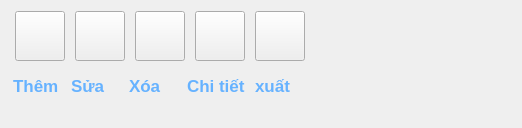
         <widget class="QWidget" name="customer">
          <layout class="QVBoxLayout" name="verticalLayout_8">
           <item>
            <widget class="QWidget" name="widget_14" native="true">
             <property name="maximumSize">
              <size>
               <width>500</width>
               <height>100</height>
              </size>
             </property>
             <layout class="QGridLayout" name="gridLayout_3">
              <property name="leftMargin">
               <number>0</number>
              </property>
              <property name="topMargin">
               <number>0</number>
              </property>
              <property name="rightMargin">
               <number>0</number>
              </property>
              <property name="bottomMargin">
               <number>0</number>
              </property>
              <property name="spacing">
               <number>0</number>
              </property>
              <item row="0" column="0">
               <widget class="QWidget" name="widget_16" native="true">
                <property name="minimumSize">
                 <size>
                  <width>500</width>
                  <height>100</height>
                 </size>
                </property>
                <property name="maximumSize">
                 <size>
                  <width>500</width>
                  <height>100</height>
                 </size>
                </property>
                <layout class="QVBoxLayout" name="verticalLayout_15">
                 <property name="spacing">
                  <number>0</number>
                 </property>
                 <property name="leftMargin">
                  <number>0</number>
                 </property>
                 <property name="topMargin">
                  <number>0</number>
                 </property>
                 <property name="rightMargin">
                  <number>0</number>
                 </property>
                 <property name="bottomMargin">
                  <number>0</number>
                 </property>
                 <item>
                  <layout class="QVBoxLayout" name="verticalLayout_16">
                   <property name="spacing">
                    <number>0</number>
                   </property>
                   <property name="topMargin">
                    <number>0</number>
                   </property>
                   <item>
                    <widget class="QWidget" name="widget_button_4" native="true">
                     <property name="maximumSize">
                      <size>
                       <width>300</width>
                       <height>300</height>
                      </size>
                     </property>
                     <layout class="QHBoxLayout" name="horizontalLayout_9">
                      <property name="spacing">
                       <number>6</number>
                      </property>
                      <property name="leftMargin">
                       <number>0</number>
                      </property>
                      <property name="topMargin">
                       <number>0</number>
                      </property>
                      <property name="rightMargin">
                       <number>0</number>
                      </property>
                      <property name="bottomMargin">
                       <number>0</number>
                      </property>
                      <item>
                       <widget class="QPushButton" name="add_button_4">
                        <property name="minimumSize">
                         <size>
                          <width>50</width>
                          <height>50</height>
                         </size>
                        </property>
                        <property name="maximumSize">
                         <size>
                          <width>50</width>
                          <height>50</height>
                         </size>
                        </property>
                        <property name="text">
                         <string/>
                        </property>
                        <property name="icon">
                         <iconset>
                          <normaloff>image/add_button.svg</normaloff>image/add_button.svg</iconset>
                        </property>
                        <property name="iconSize">
                         <size>
                          <width>50</width>
                          <height>50</height>
                         </size>
                        </property>
                       </widget>
                      </item>
                      <item>
                       <widget class="QPushButton" name="edit_button_4">
                        <property name="minimumSize">
                         <size>
                          <width>50</width>
                          <height>50</height>
                         </size>
                        </property>
                        <property name="maximumSize">
                         <size>
                          <width>50</width>
                          <height>50</height>
                         </size>
                        </property>
                        <property name="text">
                         <string/>
                        </property>
                        <property name="icon">
                         <iconset>
                          <normaloff>image/edit.svg</normaloff>image/edit.svg</iconset>
                        </property>
                        <property name="iconSize">
                         <size>
                          <width>50</width>
                          <height>50</height>
                         </size>
                        </property>
                       </widget>
                      </item>
                      <item>
                       <widget class="QPushButton" name="pushButton_12">
                        <property name="minimumSize">
                         <size>
                          <width>50</width>
                          <height>50</height>
                         </size>
                        </property>
                        <property name="maximumSize">
                         <size>
                          <width>50</width>
                          <height>50</height>
                         </size>
                        </property>
                        <property name="text">
                         <string/>
                        </property>
                        <property name="icon">
                         <iconset>
                          <normaloff>image/delete.svg</normaloff>image/delete.svg</iconset>
                        </property>
                        <property name="iconSize">
                         <size>
                          <width>50</width>
                          <height>50</height>
                         </size>
                        </property>
                       </widget>
                      </item>
                      <item>
                       <widget class="QPushButton" name="pushButton_13">
                        <property name="minimumSize">
                         <size>
                          <width>50</width>
                          <height>50</height>
                         </size>
                        </property>
                        <property name="maximumSize">
                         <size>
                          <width>50</width>
                          <height>50</height>
                         </size>
                        </property>
                        <property name="text">
                         <string/>
                        </property>
                        <property name="icon">
                         <iconset>
                          <normaloff>image/detail.svg</normaloff>image/detail.svg</iconset>
                        </property>
                        <property name="iconSize">
                         <size>
                          <width>50</width>
                          <height>50</height>
                         </size>
                        </property>
                       </widget>
                      </item>
                      <item>
                       <widget class="QPushButton" name="pushButton_14">
                        <property name="minimumSize">
                         <size>
                          <width>50</width>
                          <height>50</height>
                         </size>
                        </property>
                        <property name="maximumSize">
                         <size>
                          <width>50</width>
                          <height>50</height>
                         </size>
                        </property>
                        <property name="text">
                         <string/>
                        </property>
                        <property name="icon">
                         <iconset>
                          <normaloff>image/export_excel.svg</normaloff>image/export_excel.svg</iconset>
                        </property>
                        <property name="iconSize">
                         <size>
                          <width>50</width>
                          <height>50</height>
                         </size>
                        </property>
                       </widget>
                      </item>
                     </layout>
                    </widget>
                   </item>
                   <item>
                    <widget class="QWidget" name="widget_labelicon_4" native="true">
                     <property name="maximumSize">
                      <size>
                       <width>300</width>
                       <height>300</height>
                      </size>
                     </property>
                     <layout class="QHBoxLayout" name="horizontalLayout_16">
                      <property name="leftMargin">
                       <number>0</number>
                      </property>
                      <property name="topMargin">
                       <number>0</number>
                      </property>
                      <property name="rightMargin">
                       <number>0</number>
                      </property>
                      <property name="bottomMargin">
                       <number>0</number>
                      </property>
                      <item>
                       <widget class="QLabel" name="label_23">
                        <property name="minimumSize">
                         <size>
                          <width>50</width>
                          <height>30</height>
                         </size>
                        </property>
                        <property name="maximumSize">
                         <size>
                          <width>50</width>
                          <height>50</height>
                         </size>
                        </property>
                        <property name="font">
                         <font>
                          <pointsize>13</pointsize>
                          <weight>75</weight>
                          <bold>true</bold>
                         </font>
                        </property>
                        <property name="styleSheet">
                         <string notr="true">QLabel {
    qproperty-alignment: 'AlignCenter';
    color: #66B2FF;        /* Xanh nước biển nhạt */
    font-weight: bold;     /* In đậm */
}
</string>
                        </property>
                        <property name="text">
                         <string>Thêm</string>
                        </property>
                        <property name="textFormat">
                         <enum>Qt::PlainText</enum>
                        </property>
                       </widget>
                      </item>
                      <item>
                       <widget class="QLabel" name="label_24">
                        <property name="maximumSize">
                         <size>
                          <width>50</width>
                          <height>50</height>
                         </size>
                        </property>
                        <property name="font">
                         <font>
                          <pointsize>13</pointsize>
                          <weight>75</weight>
                          <bold>true</bold>
                         </font>
                        </property>
                        <property name="styleSheet">
                         <string notr="true">QLabel {
    qproperty-alignment: 'AlignCenter';
    color: #66B2FF;        /* Xanh nước biển nhạt */
    font-weight: bold;     /* In đậm */
}
</string>
                        </property>
                        <property name="text">
                         <string>Sửa</string>
                        </property>
                       </widget>
                      </item>
                      <item>
                       <widget class="QLabel" name="label_25">
                        <property name="maximumSize">
                         <size>
                          <width>50</width>
                          <height>50</height>
                         </size>
                        </property>
                        <property name="font">
                         <font>
                          <pointsize>13</pointsize>
                          <weight>75</weight>
                          <bold>true</bold>
                         </font>
                        </property>
                        <property name="styleSheet">
                         <string notr="true">QLabel {
    qproperty-alignment: 'AlignCenter';
    color: #66B2FF;        /* Xanh nước biển nhạt */
    font-weight: bold;     /* In đậm */
}
</string>
                        </property>
                        <property name="text">
                         <string>Xóa</string>
                        </property>
                       </widget>
                      </item>
                      <item>
                       <widget class="QLabel" name="label_26">
                        <property name="maximumSize">
                         <size>
                          <width>60</width>
                          <height>60</height>
                         </size>
                        </property>
                        <property name="font">
                         <font>
                          <pointsize>13</pointsize>
                          <weight>75</weight>
                          <bold>true</bold>
                         </font>
                        </property>
                        <property name="styleSheet">
                         <string notr="true">QLabel {
    qproperty-alignment: 'AlignCenter';
    color: #66B2FF;        /* Xanh nước biển nhạt */
    font-weight: bold;     /* In đậm */
}
</string>
                        </property>
                        <property name="text">
                         <string>Chi tiết</string>
                        </property>
                       </widget>
                      </item>
                      <item>
                       <widget class="QLabel" name="label_27">
                        <property name="maximumSize">
                         <size>
                          <width>50</width>
                          <height>50</height>
                         </size>
                        </property>
                        <property name="font">
                         <font>
                          <pointsize>13</pointsize>
                          <weight>75</weight>
                          <bold>true</bold>
                         </font>
                        </property>
                        <property name="styleSheet">
                         <string notr="true">QLabel {
    qproperty-alignment: 'AlignCenter';
    color: #66B2FF;        /* Xanh nước biển nhạt */
    font-weight: bold;     /* In đậm */
}
</string>
                        </property>
                        <property name="text">
                         <string>xuất</string>
                        </property>
                       </widget>
                      </item>
                     </layout>
                    </widget>
                   </item>
                  </layout>
                 </item>
                </layout>
               </widget>
              </item>
             </layout>
            </widget>
           </item>
           <item>
            <widget class="QWidget" name="widget_15" native="true">
             <widget class="QLabel" name="label_28">
              <property name="geometry">
               <rect>
                <x>140</x>
                <y>70</y>
                <width>47</width>
                <height>13</height>
               </rect>
              </property>
              <property name="text">
               <string>TEXT</string>
              </property>
             </widget>
            </widget>
           </item>
          </layout>
         </widget>
